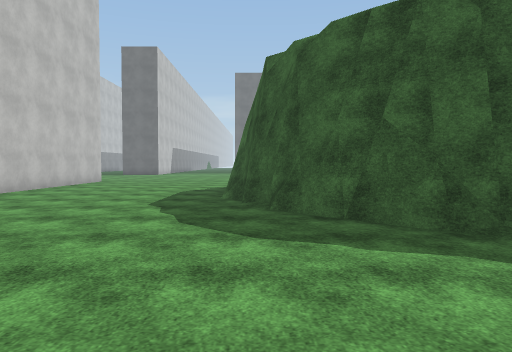
view 1 (above)

24 first-person views from a walk through a Unity game level. The camera is 1.5 m above the floor, tilts 2° down and sees 70° across. The floor is counted in squares, 2 m on a side. Each view is taken from the middle of a square. On the plan, view 1 faces up. The plan holds only what a view shows up to about 11 squares ahead; the rest is blank. The place goes on beyond the plan. Surface patterns are stand-ins for the level's own textures.

view 2
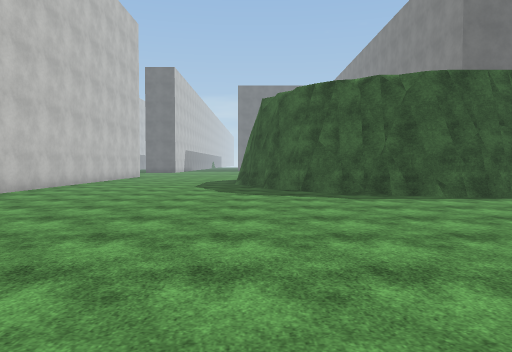

view 3
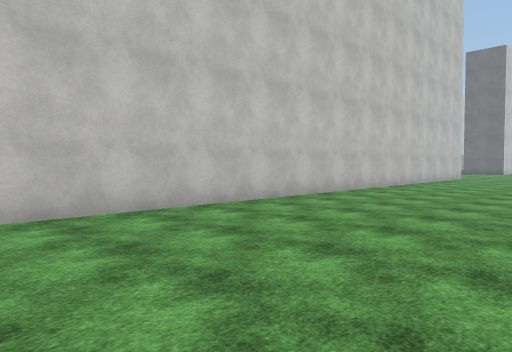

view 4
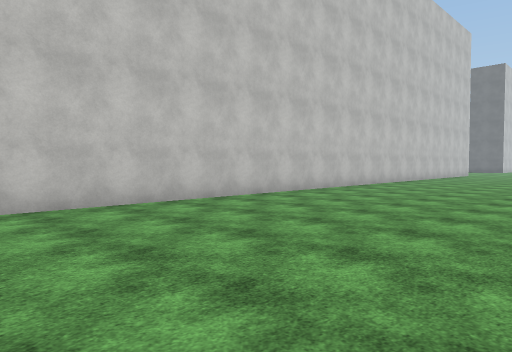

view 5
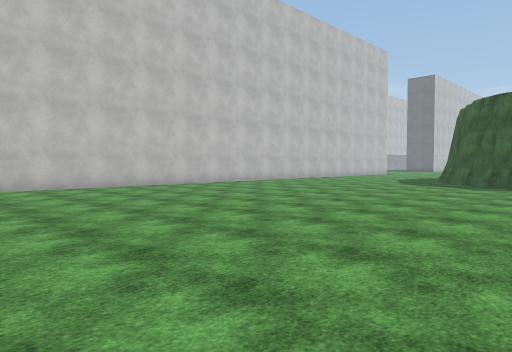

view 6
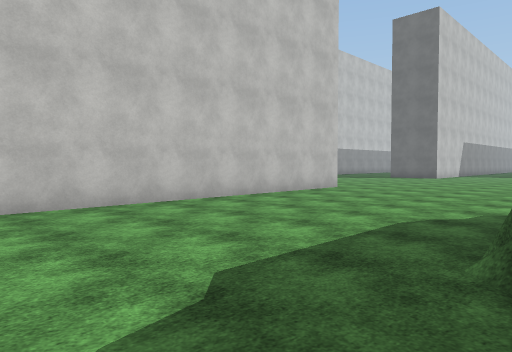

view 7
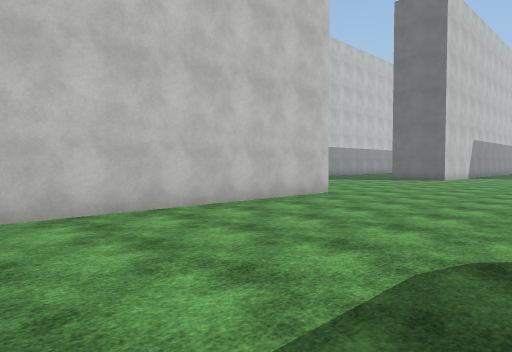

view 8
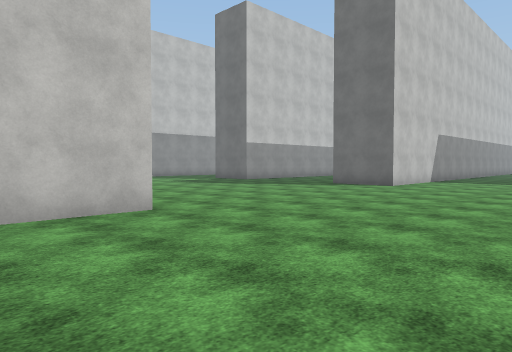

view 9
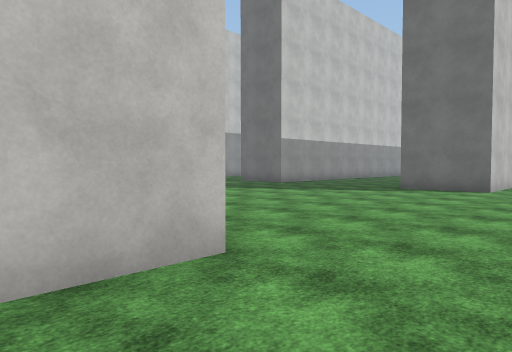

view 10
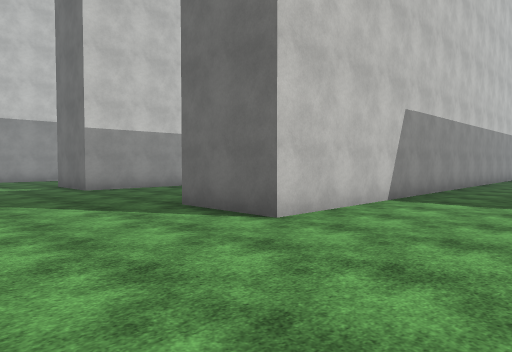

view 11
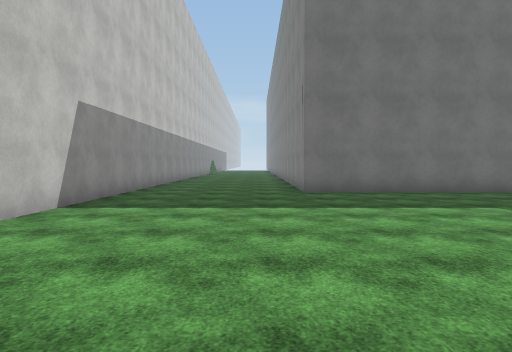

view 12
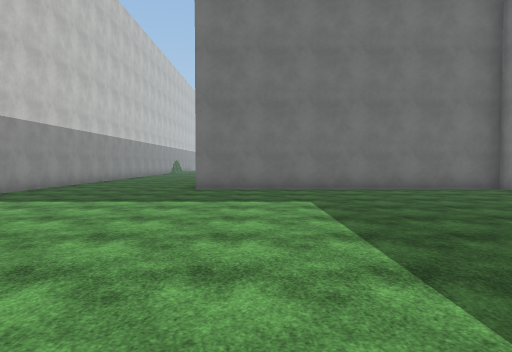

view 13
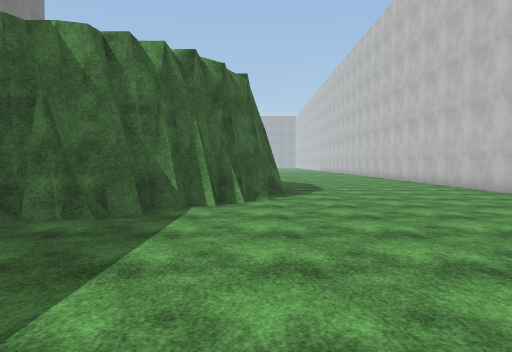

view 14
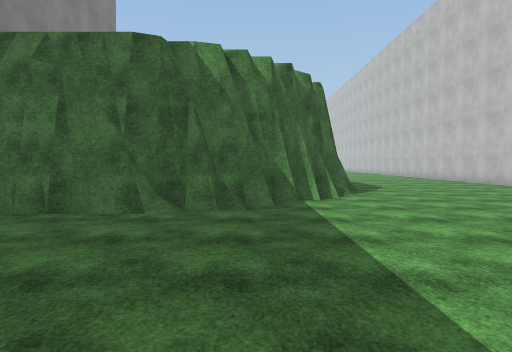

view 15
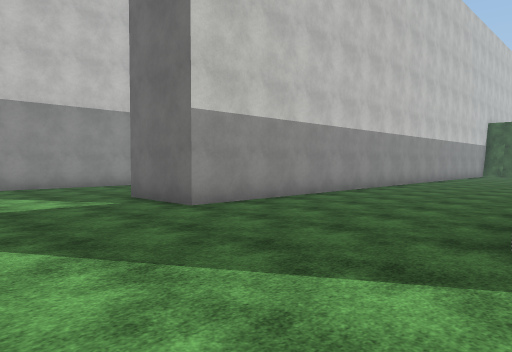

view 16
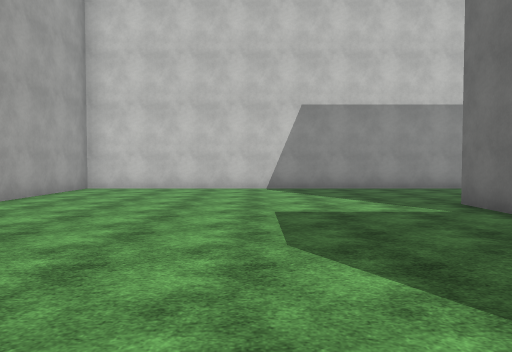

view 17
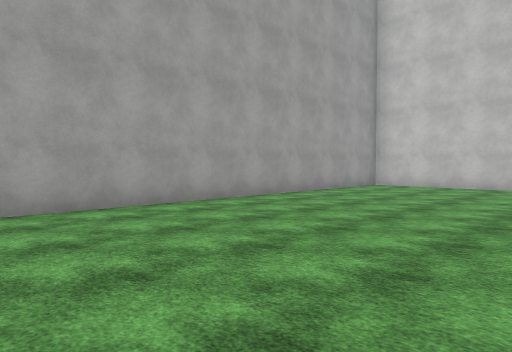

view 18
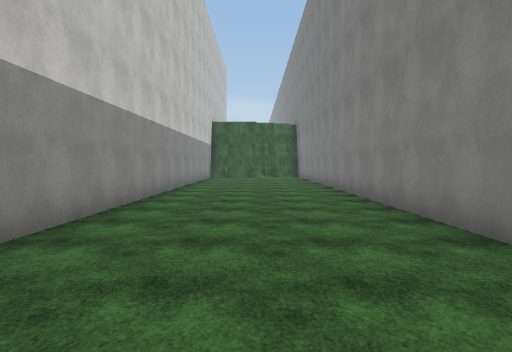

view 19
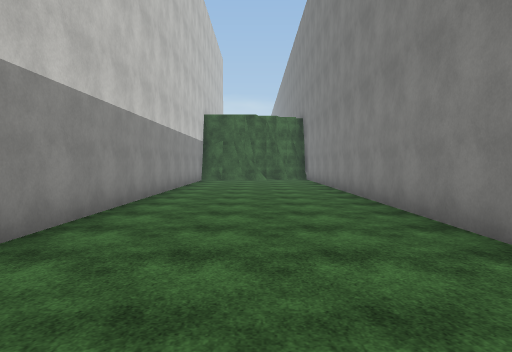

view 20
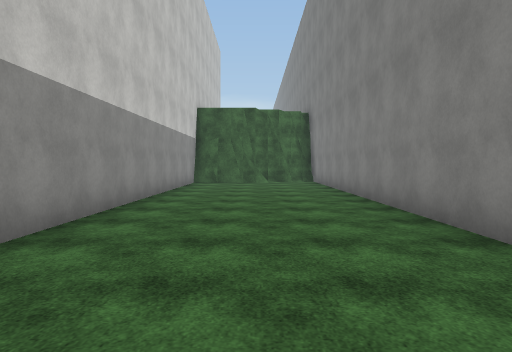

view 21
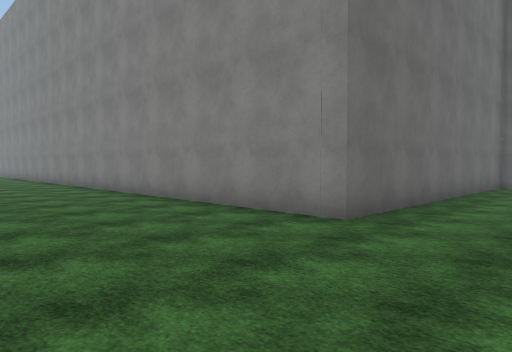

view 22
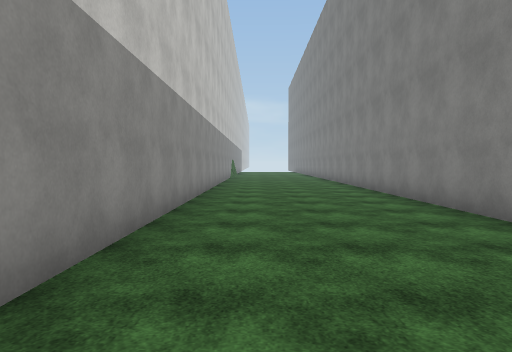

view 23
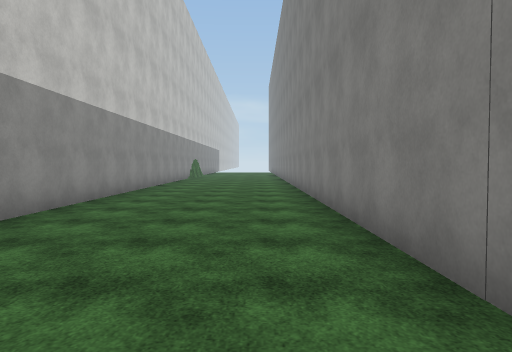

view 24
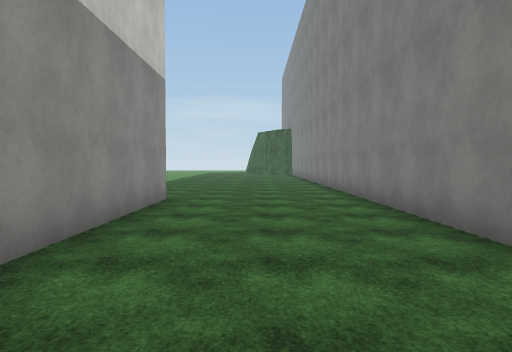

### Floor plan
Points are (right, up) in squares from view 1. A wall is a line through its corners. A room is listed if a view was taken in it or the views show most of it. See-through windows are left out.
Room 1 (views 1, 2, 3, 4, 5, 6, 7, 8, 9, 10, 11, 12, 13, 14, 15, 16, 17, 18, 19, 20, 21, 22, 23, 24)
walls: (-6.3, 15) (-6.3, -8); (0.2, 13) (0.8, 13) (0.8, 13.6) (1.3, 13.6) (1.3, 14.1) (1.8, 14.1); (1.5, 14.4) (2.2, 14.4); (-0.3, 12.1) (0.2, 12.2) (0.3, 12.7); (2.2, 14.5) (2.7, 14.6) (2.8, 15.1); (2.5, 15) (3.1, 15) (3.7, 15.3) (3.8, 15.5) (5.9, 15.5); (-0.3, 10.7) (-0.1, 11.2); (3.1, 15) (3.7, 15.1); (-0.4, 8.4) (-0.5, 8.9); (-0.3, 7.8) (-0.6, 8.3); (0, 6.9) (-0.1, 7.2) (-0.3, 8.2); (-8.6, 27.2) (-8.6, 40); (0.2, 6.5) (-0.2, 6.9); (0.4, 6.3) (0.2, 6.7); (1, 5.3) (0.3, 6.4); (-15.7, 24.2) (-15.7, 29.6); (2.3, 4) (0.5, 5.8); (2.8, 3.9) (1.7, 4.7); (3.2, 3.5) (2.7, 4); (3.6, 3.5) (2.9, 3.5); (4.1, 3.4) (3.5, 3.5); (5.3, 3.1) (4.7, 3.3); (5.8, 3.1) (4.5, 3.1); (6.5, 30.6) (-1.7, 30.6) (-1.7, 39.9); (-19.9, 28.6) (-19.9, 15) (-9, 15); (-6.3, 40) (-6.3, 23.8) (-8.8, 23.8); (-13.4, 40) (-13.4, 23.8) (-15.8, 23.8)
low walls: (-0.2, 7.5) (-0.6, 7.8); (2.7, 4) (2.3, 4); (2.9, 3.5) (2.5, 4)
ways out: opening at (-17.5, 29.8)

Positions as (right, up) in squares from view 1, and headings:
1: (0, 0), facing up
2: (0, -5), facing up
3: (-1, -4), facing up-left
4: (0, -9), facing up-left
5: (5, -9), facing up-left
6: (0, 5), facing up-left
7: (-1, 7), facing up-left
8: (-1, 12), facing up-left
9: (-4, 13), facing up-left
10: (-3, 20), facing up-left
11: (-3, 21), facing up
12: (0, 20), facing up
13: (0, 20), facing down
14: (2, 21), facing down
15: (-8, 20), facing up-left
16: (-9, 20), facing left
17: (-8, 21), facing down-left
18: (-11, 24), facing up
19: (-11, 27), facing up
20: (-11, 29), facing up
21: (-6, 28), facing up-right
22: (-5, 28), facing up
23: (-3, 29), facing up
24: (-18, 21), facing up
